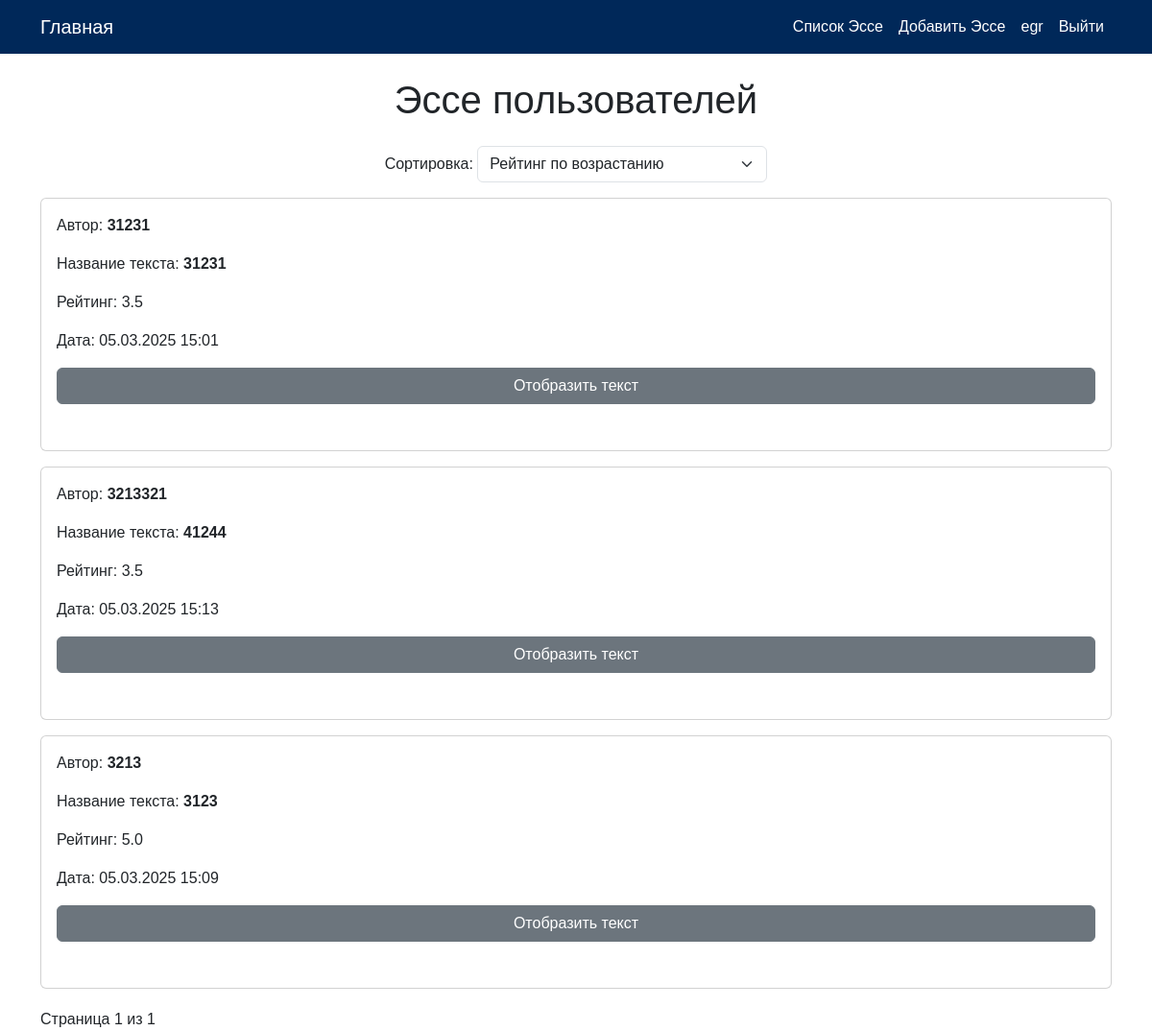
Page /posts/texts/ (signed in) on the committed database.
### post_and_show/models.py (models this page shows, shortened)
class user_text(models.Model):
    creation_time = models.DateTimeField(auto_now_add=True)
    user_ip = models.GenericIPAddressField()
    user_name = models.TextField()
    text = models.TextField()
    text_name = models.TextField()
    rating = models.FloatField(default=0)  # Поле для хранения среднего рейтинга

### post_and_show/views.py (the view)
# urls.py: path('texts/', text_list, name='text_list'),
def text_list(request):
    sort_order = request.GET.get('sort', 'asc')
    sort_by = request.GET.get('by', 'rating')
    texts = user_text.objects.all()
    if sort_by == 'date':
        texts = texts.order_by('-creation_time' if sort_order == 'desc' else 'creation_time')
    else:
        texts = texts.order_by('-rating' if sort_order == 'desc' else 'rating')
    paginator = Paginator(texts, 5)
    page_number = request.GET.get('page')
    page_obj = paginator.get_page(page_number)
    return render(request, 'text_list.html', {'page_obj': page_obj, 'sort_order': sort_order, 'sort_by': sort_by})

### post_and_show/templates/text_list.html (shortened to what this page needs)
{% load static %}
<!DOCTYPE html>
<html lang="ru">
<head>
    <link href="https://cdn.jsdelivr.net/npm/bootstrap@5.3.0/dist/css/bootstrap.min.css" rel="stylesheet">
    <link rel="stylesheet" href="{% static 'css/styles.css' %}">
</head>
<body>
    {% include 'includes/navbar.html' %}
    <div class="background-image">
        <div class="container">
            <h1 class="text-center my-4">Эссе пользователей</h1>
            <div class="text-center mb-3">
                <label for="sortOrder">Сортировка:</label>
                <div class="d-inline-block">
                    <select id="sortOrder" class="form-select" onchange="changeSort()">
                        <option value="rating-asc" {% if sort_by == 'rating' and sort_order == 'asc' %}selected{% endif %}>Рейтинг по возрастанию</option>
                    </select>
                </div>
            </div>
            <ul class="list-unstyled">
                {% for text in page_obj %}
                    <li class="text-item mb-3">
                        <div class="card p-3">
                            <p>Автор: <strong>{{ text.user_name }}</strong></p>
                            <p>Название текста: <strong>{{ text.text_name }}</strong></p>
                            <p>Рейтинг: {{ text.rating }}</p>
                            <p>Дата: {{ text.creation_time|date:"d.m.Y H:i" }}</p>
                            <button class="btn btn-secondary" onclick="toggleText({{ text.id }})">Отобразить текст</button>
                        </div>
                    </li>
                {% endfor %}
            </ul>
            <div class="pagination text-center">
                <span>Страница {{ page_obj.number }} из {{ page_obj.paginator.num_pages }}</span>
            </div>
        </div>
    </div>
</body>
</html>

### myproject/templates/includes/navbar.html (shortened to what this page needs)
<nav class="navbar navbar-expand-lg navbar-custom">
    <div class="container">
        <a class="navbar-brand" href="{% url 'home' %}">Главная</a>
        <div class="collapse navbar-collapse" id="navbarNav">
            <ul class="navbar-nav ms-auto">
                <li class="nav-item">
                    {% if user.is_authenticated %}
                    <a class="nav-link" href="{% url 'posts:text_list_autor' %}">Список Эссе</a>
                    {% else %}
                    <a class="nav-link" href="{% url 'posts:text_list' %}">Список Эссе</a>
                    {% endif %}
                </li>
                <li class="nav-item">
                    <a class="nav-link" href="{% url 'posts:text_entry' %}">Добавить Эссе</a>
                </li>
                {% if user.is_authenticated %}
                    <li class="nav-item">
                        <span class="nav-link">{{ user.username }}</span>
                    </li>
                    <li class="nav-item">
                        <a class="nav-link" href="{% url 'account_logout' %}">Выйти</a>
                    </li>
                {% endif %}
            </ul>
        </div>
    </div>
</nav>

### myproject/static/css/styles.css (style rules this page uses)
body, html { margin: 0; padding: 0; height: 100%; font-family: Arial, sans-serif; }
.pagination { margin-top: 20px; }
.navbar-custom { background-color: #002859; }
.navbar-custom .navbar-brand, .navbar-custom .nav-link { color: #ffffff; }
.btn { position: relative; overflow: hidden; display: inline-block; }
.navbar-brand { color: white; transition: color 0.5s ease; }

### rows in the picture
user_text: user_name "31231", text_name "31231", rating "3.5", creation_time "05.03.2025 15:01"
user_text: user_name "3213321", text_name "41244", rating "3.5", creation_time "05.03.2025 15:13"
user_text: user_name "3213", text_name "3123", rating "5.0", creation_time "05.03.2025 15:09"

### other values in the picture
{{ user.username }} "egr"
{{ page_obj.number }} "1"
{{ page_obj.paginator.num_pages }} "1"
